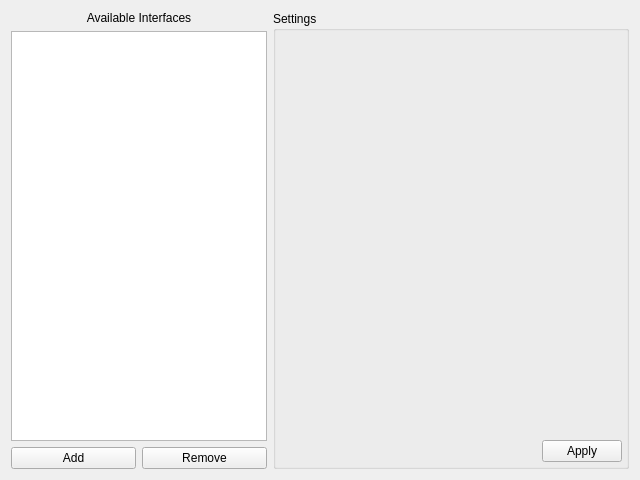
<?xml version="1.0" encoding="UTF-8"?>
<ui version="4.0">
 <class>InterfacesWindow</class>
 <widget class="QWidget" name="InterfacesWindow">
  <property name="geometry">
   <rect>
    <x>0</x>
    <y>0</y>
    <width>640</width>
    <height>480</height>
   </rect>
  </property>
  <property name="windowTitle">
   <string>Interfaces - LibreTuner</string>
  </property>
  <layout class="QHBoxLayout" name="horizontalLayout">
   <item>
    <layout class="QVBoxLayout" name="verticalLayout">
     <item>
      <widget class="QLabel" name="label">
       <property name="sizePolicy">
        <sizepolicy hsizetype="Preferred" vsizetype="Preferred">
         <horstretch>0</horstretch>
         <verstretch>0</verstretch>
        </sizepolicy>
       </property>
       <property name="text">
        <string>Available Interfaces</string>
       </property>
       <property name="alignment">
        <set>Qt::AlignCenter</set>
       </property>
      </widget>
     </item>
     <item>
      <widget class="QListWidget" name="listInterfaces">
       <property name="sizePolicy">
        <sizepolicy hsizetype="Preferred" vsizetype="Expanding">
         <horstretch>0</horstretch>
         <verstretch>0</verstretch>
        </sizepolicy>
       </property>
      </widget>
     </item>
     <item>
      <layout class="QHBoxLayout" name="horizontalLayout_2">
       <item>
        <widget class="QPushButton" name="buttonAdd">
         <property name="text">
          <string>Add</string>
         </property>
         <property name="icon">
          <iconset resource="../resources/icons.qrc">
           <normaloff>:/icons/add.svg</normaloff>:/icons/add.svg</iconset>
         </property>
        </widget>
       </item>
       <item>
        <widget class="QPushButton" name="buttonRemove">
         <property name="text">
          <string>Remove</string>
         </property>
         <property name="icon">
          <iconset resource="../resources/icons.qrc">
           <normaloff>:/icons/remove.svg</normaloff>:/icons/remove.svg</iconset>
         </property>
        </widget>
       </item>
      </layout>
     </item>
    </layout>
   </item>
   <item>
    <widget class="QGroupBox" name="groupBox">
     <property name="sizePolicy">
      <sizepolicy hsizetype="Expanding" vsizetype="Preferred">
       <horstretch>0</horstretch>
       <verstretch>0</verstretch>
      </sizepolicy>
     </property>
     <property name="title">
      <string>Settings</string>
     </property>
     <layout class="QVBoxLayout" name="layout">
      <property name="leftMargin">
       <number>4</number>
      </property>
      <property name="topMargin">
       <number>4</number>
      </property>
      <property name="rightMargin">
       <number>4</number>
      </property>
      <property name="bottomMargin">
       <number>4</number>
      </property>
      <item>
       <layout class="QVBoxLayout" name="settingsLayout"/>
      </item>
      <item>
       <spacer name="verticalSpacer">
        <property name="orientation">
         <enum>Qt::Vertical</enum>
        </property>
        <property name="sizeHint" stdset="0">
         <size>
          <width>20</width>
          <height>40</height>
         </size>
        </property>
       </spacer>
      </item>
      <item>
       <layout class="QHBoxLayout" name="horizontalLayout_3">
        <item>
         <spacer name="horizontalSpacer">
          <property name="orientation">
           <enum>Qt::Horizontal</enum>
          </property>
          <property name="sizeHint" stdset="0">
           <size>
            <width>40</width>
            <height>20</height>
           </size>
          </property>
         </spacer>
        </item>
        <item>
         <widget class="QPushButton" name="buttonApply">
          <property name="text">
           <string>Apply</string>
          </property>
         </widget>
        </item>
       </layout>
      </item>
     </layout>
    </widget>
   </item>
  </layout>
 </widget>
 <resources>
  <include location="../resources/icons.qrc"/>
 </resources>
 <connections/>
</ui>
